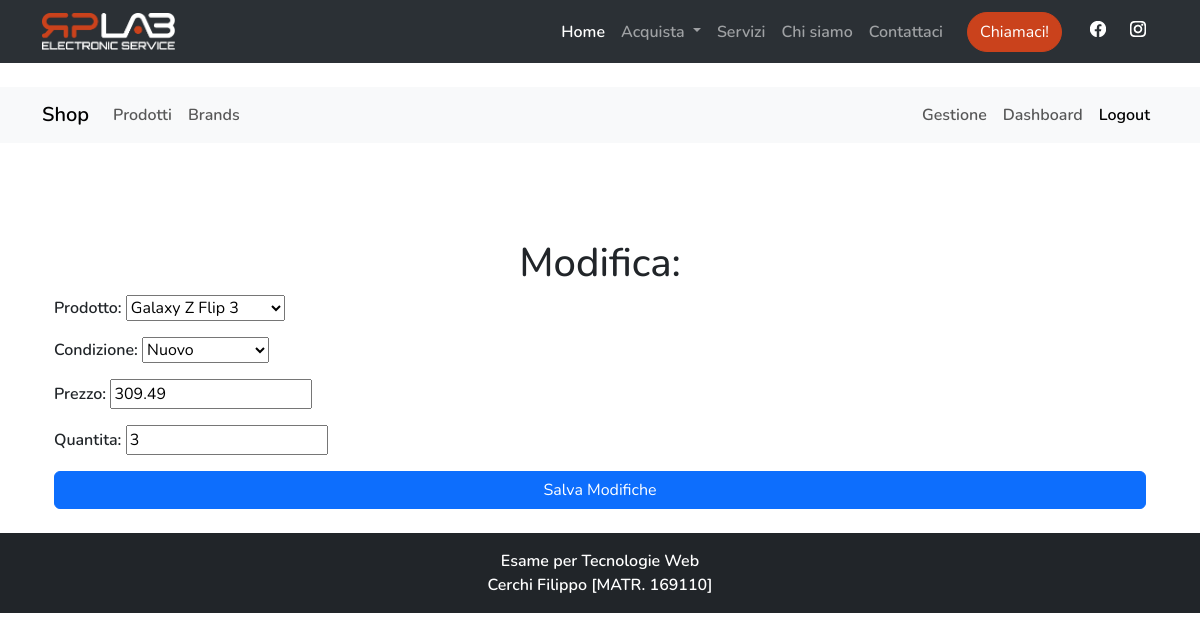
/shop/updatedettaglio/4795 (signed in), run on an earlier commit of the app's database.
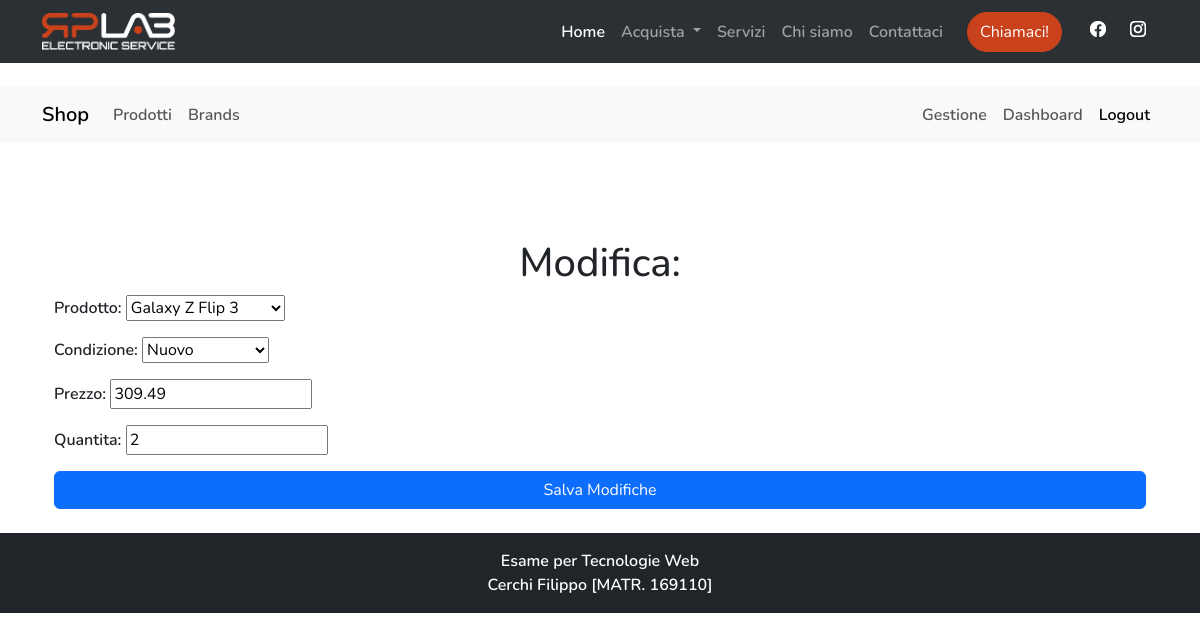
And on a later commit of the database.
### shop/models.py (models this page shows, shortened)
class Dettagli(models.Model):
    prodotto = models.ForeignKey(Prodotto, on_delete=models.CASCADE, related_name='prodotto')
    condizione = models.CharField(max_length=15, choices=Condizione.choices)
    prezzo = models.DecimalField(max_digits=10, decimal_places=2)
    quantita = models.PositiveIntegerField(default=0)
    class Meta:
        unique_together = ('prodotto', 'condizione')
        verbose_name_plural = "Dettagli Prodotto"

### shop/crud_views/update.py (the view)
# urls.py: path('updatedettaglio/<int:pk>', views.DettaglioUpdateView.as_view(), name="selected_dettaglio_update"),
class DettaglioUpdateView(UpdateView):
    model = Dettagli
    fields = ['prodotto', 'condizione', 'prezzo', 'quantita']  # I campi che vuoi permettere di modificare
    template_name = 'shop/CRUD/update.html'
    context_object_name = 'model'
    success_url = reverse_lazy('shop:gestione')  # Dove reindirizzare dopo il salvataggio

### shop/models.py (called while the page is built)
    def __str__(self):
        return self.nome

### shop/templates/shop/CRUD/update.html (shortened to what this page needs)
{% extends 'shop/base_shop.html' %}
{% block content %}
    {% if user.is_staff or user.is_superuser %}
        <div class="container mt-5">
            <h1 class="text-center">Modifica: {{ model.nome }}</h1>
            <form method="post">
                {{ form.as_p }}
                <button type="submit" class="btn btn-primary w-100">Salva Modifiche</button>
            </form>
        </div>
    {% endif %}
{% endblock %}

What changed in the data, as far as the page shows it:
changed Dettagli "Galaxy Z Flip 3": quantita "3" → "2"
